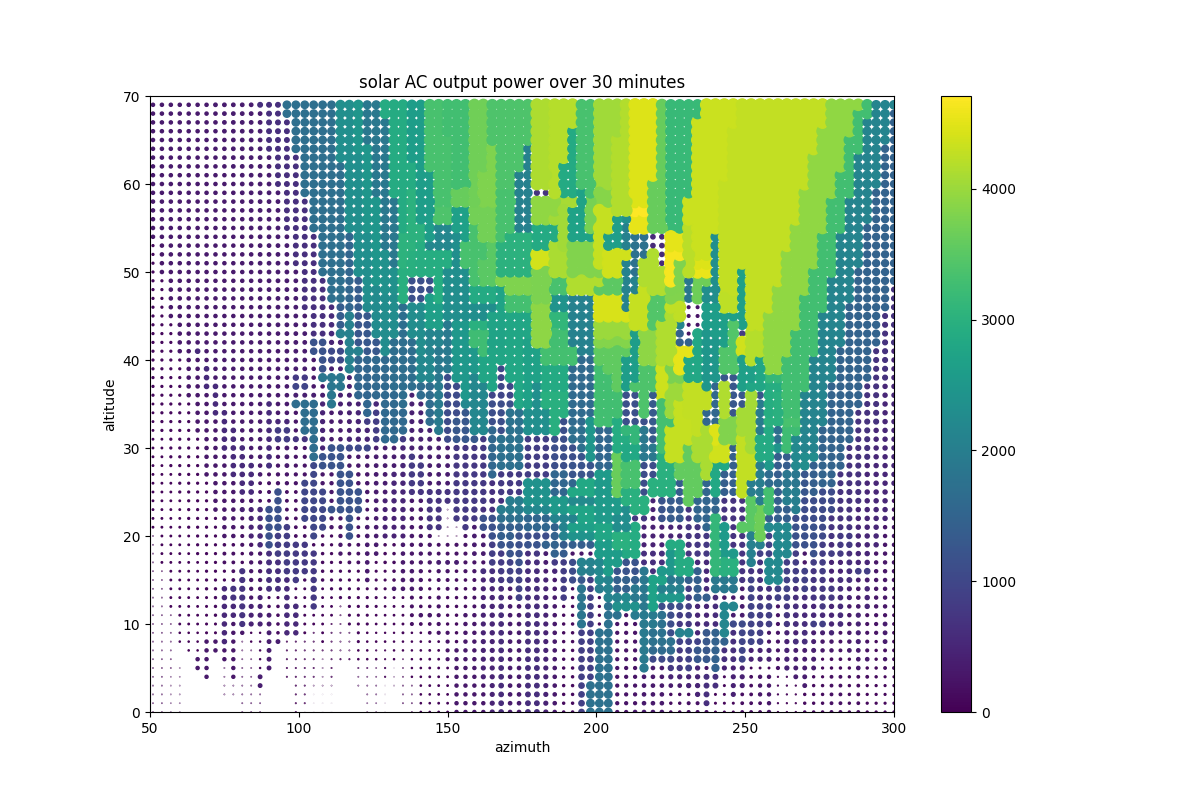

Generate this figure with Python:
from forecast import parse_time, do_query, get_solar_position_index, EPOCH
import datetime, pprint
from asserts import assert_equal
from typing import Tuple, List
from dateutil.tz import tzutc
import matplotlib.pyplot as plt

def populate(t, usage, actual=True):
    # if t in overridden and not actual:
    #     print('overriden', t, 'usage', usage, 'by', overridden[t])
    #     return
    pos = get_solar_position_index(t)
    if t in clear_skies or True:
        solar_pos_table.setdefault(pos, list())
        solar_pos_table[pos].append(max(0, usage))
        #print('populate', repr(t), usage, 'actual=',actual)
    if actual:
        solar_output_w[t] = max(0, usage)

def constrain_time_range(t0: datetime.datetime, t1: datetime.datetime, minute_resolution) -> Tuple[datetime.datetime, datetime.datetime]:
    if t1 is None:
        t1 = datetime.datetime.strptime(
            datetime.datetime.now().strftime("%Y-%m-%d %H:%M:%S Z"), "%Y-%m-%d %H:%M:%S %z"
        )
    t0 -= datetime.timedelta(minutes=t0.minute % minute_resolution,
        seconds = t0.second,
        microseconds = t0.microsecond
    )
    t1 -= datetime.timedelta(minutes=t1.minute % minute_resolution,
        seconds = t1.second,
        microseconds = t1.microsecond
    )    
    return (t0, t1)

def query_powerwall( trange: Tuple[datetime.datetime, datetime.datetime], minute_resolution=30 ):
    t0, t1 = constrain_time_range(trange[0], trange[1], minute_resolution)
    prev = None
    prevt = None
    usage_wh_out = []
    for res in do_query(
        f"""
        |> filter(fn: (r) => r["_measurement"] == "energy")
        |> filter(fn: (r) => r["_field"] == "energy_exported")
        |> filter(fn: (r) => r["meter"] == "solar")
        |> window(every: {minute_resolution}m)
        |> last()
        |> duplicate(column: "_stop", as: "_time")
        |> window(every: inf) """,
        "powerwall",
        t0,
        t1,
    ):
        t = res["_time"]
        value = res["_value"]
        if prevt:
            deltat = t - prevt
            if deltat.seconds == minute_resolution*60:
                usage_wh = (value - prev) * (3600/deltat.seconds)
                usage_wh_out.append((t+datetime.timedelta(minutes=minute_resolution/2), usage_wh))
        prevt = t
        prev = value
    return usage_wh_out

def arrange_by_solar_position(data: List[Tuple[datetime.datetime, float]]):
    out = [ (get_solar_position_index(t), v) for t, v in data]
    return out

def test_constrain():
    assert_equal(
        constrain_time_range(parse_time('2025-03-28 08:00:00Z'),
        parse_time('2025-03-28 18:00:00Z'), 30), 
         (
             datetime.datetime(2025, 3, 28, 8, 0, tzinfo=datetime.timezone.utc), 
             datetime.datetime(2025, 3, 28, 18, 0, tzinfo=datetime.timezone.utc)
         ))

def test_constrain_5():
    assert_equal(
        constrain_time_range(parse_time('2023-03-28 08:15:00Z'),
        parse_time('2025-03-28 18:27:00Z'), 5),
         (
             datetime.datetime(2025, 3, 28, 8, 15, tzinfo=datetime.timezone.utc), 
             datetime.datetime(2025, 3, 28, 18, 25, tzinfo=datetime.timezone.utc)
         )
        )


TEST_GOLDEN_SAMPLE = [
    (datetime.datetime(2025, 3, 28, 9, 15, tzinfo=tzutc()), 808.0),
    (datetime.datetime(2025, 3, 28, 9, 45, tzinfo=tzutc()), 1446.0),
    (datetime.datetime(2025, 3, 28, 10, 15, tzinfo=tzutc()), 2394.0),
    (datetime.datetime(2025, 3, 28, 10, 45, tzinfo=tzutc()), 4144.0),
    (datetime.datetime(2025, 3, 28, 11, 15, tzinfo=tzutc()), 4554.0),
    (datetime.datetime(2025, 3, 28, 11, 45, tzinfo=tzutc()), 6952.0),
    (datetime.datetime(2025, 3, 28, 12, 15, tzinfo=tzutc()), 6014.0),
    (datetime.datetime(2025, 3, 28, 12, 45, tzinfo=tzutc()), 4998.0),
    (datetime.datetime(2025, 3, 28, 13, 15, tzinfo=tzutc()), 5860.0),
    (datetime.datetime(2025, 3, 28, 13, 45, tzinfo=tzutc()), 2928.0),
    (datetime.datetime(2025, 3, 28, 14, 15, tzinfo=tzutc()), 5198.0),
    (datetime.datetime(2025, 3, 28, 14, 45, tzinfo=tzutc()), 6622.0),
    (datetime.datetime(2025, 3, 28, 15, 15, tzinfo=tzutc()), 5302.0),
    (datetime.datetime(2025, 3, 28, 15, 45, tzinfo=tzutc()), 6562.0),
    (datetime.datetime(2025, 3, 28, 16, 15, tzinfo=tzutc()), 5114.0),
    (datetime.datetime(2025, 3, 28, 16, 45, tzinfo=tzutc()), 4066.0),
    (datetime.datetime(2025, 3, 28, 17, 15, tzinfo=tzutc()), 1984.0),
    (datetime.datetime(2025, 3, 28, 17, 45, tzinfo=tzutc()), 780.0),
    (datetime.datetime(2025, 3, 28, 18, 15, tzinfo=tzutc()), 228.0),
]

TEST_POS = [
    ((32, 133), 808.0),
    ((35, 141), 1446.0),
    ((37, 149), 2394.0),
    ((39, 159), 4144.0),
    ((41, 168), 4554.0),
    ((41, 178), 6952.0),
    ((41, 188), 6014.0),
    ((40, 198), 4998.0),
    ((38, 207), 5860.0),
    ((36, 216), 2928.0),
    ((33, 224), 5198.0),
    ((29, 232), 6622.0),
    ((26, 239), 5302.0),
    ((22, 246), 6562.0),
    ((17, 253), 5114.0),
    ((13, 259), 4066.0),
    ((8, 265), 1984.0),
    ((4, 271), 780.0),
    ((-1, 277), 228.0),
]


def test_query_powerwall():
    assert_equal(
        query_powerwall(
            (parse_time("2025-03-28 08:15:00Z"), parse_time("2025-03-28 18:12:00Z")),
        ),
       TEST_GOLDEN_SAMPLE
    )


def test_arranage_by_solar_position():
    assert_equal(arrange_by_solar_position(TEST_GOLDEN_SAMPLE), TEST_POS)    

def cap_values(limit, data):
    return [ (k, min(v, limit)) for k,v in data]


def plot():
    solar_model_table = arrange_by_solar_position(cap_values(11500, query_powerwall(
            (parse_time("2025-03-01 08:15:00Z"), None), minute_resolution=5
        )),)
    print('solar model table has', len(solar_model_table), 'entries')
    arrange_by_solar_position(TEST_GOLDEN_SAMPLE)
    plt.figure(figsize=(12, 8))
    altitude = [x[0][0] for x in solar_model_table]
    azimuth = [x[0][1] for x in solar_model_table]
    pow = [x[1] for x in solar_model_table]
    p = plt.scatter(azimuth, altitude, [x / 60 for x in pow], pow)
    plt.ylim([0, 70])
    plt.xlim((50, 300))
    plt.title("solar AC output power over 30 minutes")
    plt.xlabel("azimuth")
    plt.ylabel("altitude")
    plt.colorbar()
    plt.savefig("solar.png")
    return plt

if __name__ == '__main__':
    plot()
